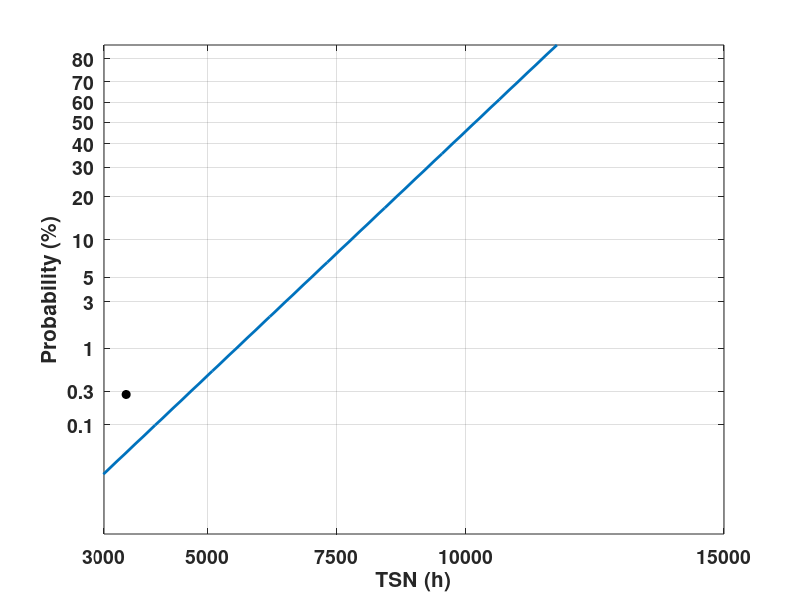

Write the MATLAB code that produced this figure.
% Weibull probability plot for 1st stage turbine blade in operation
%
% Revision history
% 121219 LDY Code was modified from 'ct7_turbine_blade_analysis/plotWblProbPaperTime.m'.

clear; clc;

% Constant
EFHPerCyc = 1/1.7;        % Engine flight hour per cycle, [h/cyc]

% Parameters (JMP results)
alpha95low = 13786.0;    % Lower 95%
alpha95up = 24134.4;     % Upper 95%
alpha = 18240.6;
beta = 7;

% Fractured blade POF (Minitab results)
cycFail = 5829;    % [cyc]
pof = 0.00273116;

% Domain
X = linspace(3e3, 2e4, 10);

% Probability plot
plot(X*EFHPerCyc, X, '-', 'LineWidth', 2); hold on
plot(cycFail*EFHPerCyc, wblinv(pof, alpha, beta), 'ok', 'MarkerFaceColor', 'k');
hold off

% Format
grid on
axis([3e3, 1.5e4, -inf, inf]);
set(gca, 'XTick', [3000, 5000, 7500, 10000, 15000]);
pLabel = [0.001, 0.003, 0.01, 0.03, 0.05, 0.1, 0.2, 0.3, 0.4, 0.5, 0.6, 0.7, 0.8];
set(gca, 'YTick', wblinv(pLabel, alpha, beta));
set(gca, 'YTickLabel', pLabel*100);
set(gca, 'FontSize', 14);
set(gca, 'FontWeight', 'bold');

xl = xlabel('TSN (h)');
set(xl, 'FontSize', 15);
set(xl, 'FontWeight', 'bold');
yl = ylabel('Probability (%)');
set(yl, 'FontSize', 15);
set(yl, 'FontWeight', 'bold');